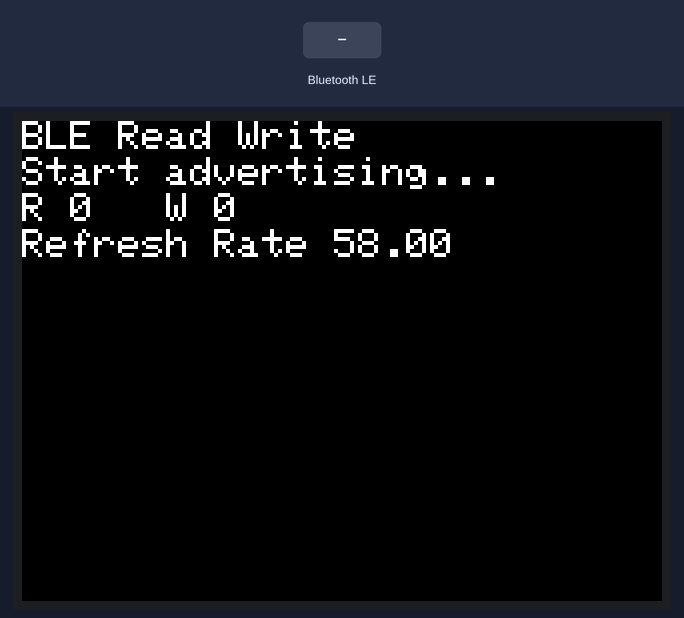
This program was run on a simulated ESP32. On the bench: 320×240 colour display. The test bench sets the inputs (shaded band). Nothing arrives over Bluetooth unless stated; a phone connects over Bluetooth LE 3 s after start; what the program prints to the serial monitor is not drawn.

Above: at 0.6 s.
At 1.3 s:
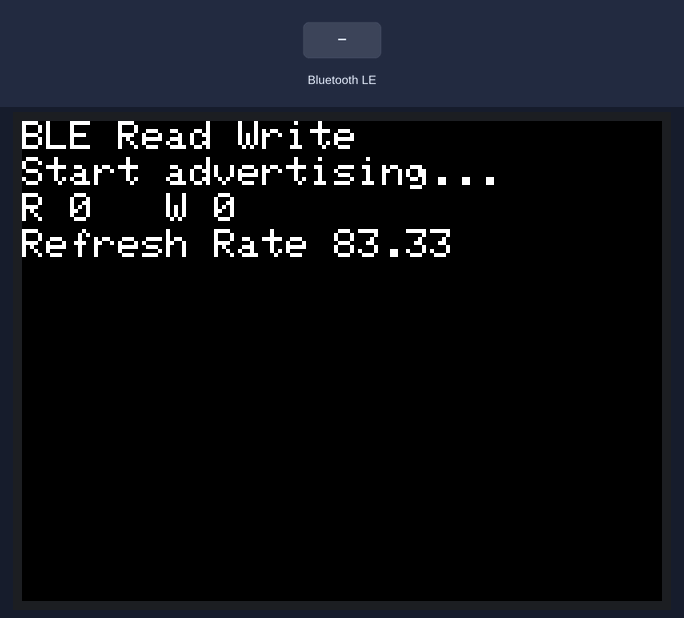
1.4 s: Bluetooth LE write "1" received
At 5.7 s:
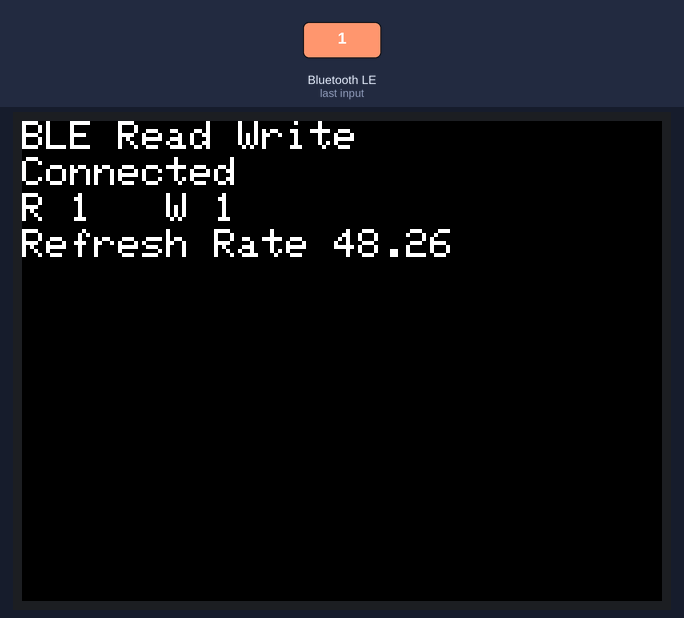
Timing chart, 0 to 7.2 s (numbered marks = the images above; inputs shaded):
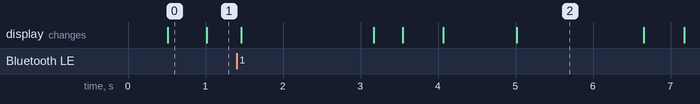

The program:

main.cpp
```cpp
#include <BLEDevice.h>
#include <M5Stack.h>

#define SERVICE_UUID "00002220-0000-1000-8000-00805F9B34FB"
#define READ_CHARACTERISTIC_UUID "00002221-0000-1000-8000-00805F9B34FB"
#define WRITE_CHARACTERISTIC_UUID "00002222-0000-1000-8000-00805F9B34FB"

BLECharacteristic* pReadCharacteristic = NULL;
BLEServer* pServer = NULL;
bool deviceConnected = false;
bool oldDeviceConnected = false;
std::string receivedValue = "0";
uint32_t readValue = 0;

class MyServerCallbacks : public BLEServerCallbacks {
  void onConnect(BLEServer* pServer) {
    // The program stops if you call M5.lcd.print function in the callback.
    Serial.println("connect");
    deviceConnected = true;
  };
  void onDisconnect(BLEServer* pServer) {
    // The program stops if you call M5.lcd.print function in the callback.
    Serial.println("disconnect");
    deviceConnected = false;
  }
};

class MyReadCharacteristicCallbacks : public BLECharacteristicCallbacks {
  void onRead(BLECharacteristic* pCharacteristic) {
    // The program stops if you call M5.lcd.print function in the callback.
    Serial.println("onRead");
  }
};

class MyWriteCharacteristicCallbacks : public BLECharacteristicCallbacks {
  void onWrite(BLECharacteristic* pCharacteristic) {
    // The program stops if you call M5.lcd.print function in the callback.
    Serial.println("onWrite");
    receivedValue = pCharacteristic->getValue();
    Serial.println(receivedValue.c_str());
  }
};

void setup() {
  M5.begin();
  BLEDevice::init("M5Stack");
  pServer = BLEDevice::createServer();
  pServer->setCallbacks(new MyServerCallbacks());
  BLEService* pService = pServer->createService(SERVICE_UUID);

  pReadCharacteristic = pService->createCharacteristic(
      READ_CHARACTERISTIC_UUID, BLECharacteristic::PROPERTY_READ);
  pReadCharacteristic->setCallbacks(new MyReadCharacteristicCallbacks());
  pReadCharacteristic->setValue((uint8_t*)&readValue, 4);
  pService
      ->createCharacteristic(WRITE_CHARACTERISTIC_UUID,
                             BLECharacteristic::PROPERTY_WRITE)
      ->setCallbacks(new MyWriteCharacteristicCallbacks());
  pService->start();
  pServer->startAdvertising();
  Serial.println("Start advertising...  ");
  M5.Lcd.setTextSize(2);
  M5.Lcd.setCursor(0, 0);
  M5.Lcd.println("BLE Read Write");
  M5.Lcd.setCursor(0, 18);
  M5.Lcd.println("Start advertising...  ");
}

void refreshRate() {
  static int frame_count = 0;
  static float prev_time = 0.0;
  static float rate = 60.0;
  frame_count++;
  float time = millis() / 1000.0 - prev_time;
  if (time >= 0.5f) {
    rate = frame_count / time;
    rate = frame_count / time;
    frame_count = 0;
    prev_time = millis() / 1000.0;
  }
  M5.Lcd.setCursor(0, 54);
  M5.Lcd.printf("Refresh Rate %5.2f", rate);
}

void loop() {
  refreshRate();
  if (deviceConnected) {
    M5.Lcd.setCursor(0, 18);
    M5.Lcd.println("Connected             ");
  }
  if (!deviceConnected && oldDeviceConnected) {
    delay(500);
    pServer->startAdvertising();
    Serial.println("Restart advertising");
    M5.Lcd.setCursor(0, 18);
    M5.Lcd.println("Restart advertising...");
    oldDeviceConnected = deviceConnected;
  }
  if (deviceConnected && !oldDeviceConnected) {
    oldDeviceConnected = deviceConnected;
  }
  static unsigned long prevUpdate = 0;
  if (millis() > prevUpdate + 5000) {
    prevUpdate = millis();
    readValue++;
    pReadCharacteristic->setValue((uint8_t*)&readValue, 4);
  }
  M5.Lcd.setCursor(0, 36);
  M5.Lcd.printf("R %-3d W %s   ", readValue, receivedValue.c_str());
}
```

Measured:
- what the display in image 0 shows lasts 0.5 s, from 0.5 s to 1.0 s
